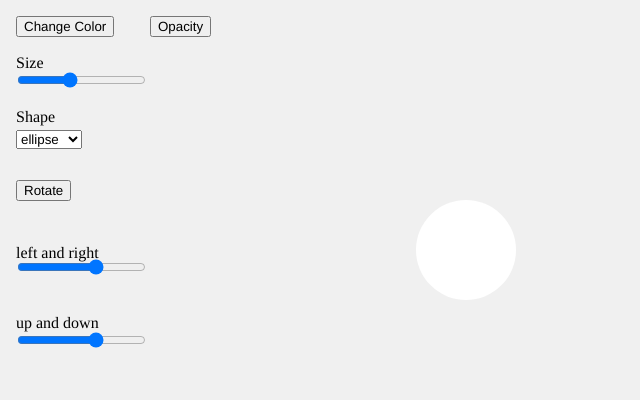
Frame 1 (no input)
Frame 60 (no input): identical to frame 1, image omitted
Frame 120 (the mouse pressed at the canvas centre since frame 60): identical to frame 1, image omitted

The p5.js sketch that drew this single still picture (run headless with seeded random() and noise() and a simulated clock; from frame 60 on, the mouse is pressed at the canvas centre):

// p5.js sketch
// ── sketch.js
let colorBtn, sizeSlider, shapeSelect, opacityBtn, rotateBtn;
let shapeAlpha,shapeRotation;

let r = 255;
let g = 255;
let b = 255;
let angle = 0;

function setup() {
  createCanvas(640, 400);
  noStroke();
  textFont("Helvetica, Arial, sans-serif");
  angleMode(DEGREES);

  // starting color
  shapeColor = color(random(255), random(255), random(255));

  // Button: change color
  colorBtn = createButton("Change Color");
  colorBtn.position(16, 16);
  colorBtn.mousePressed(randomShapeColor);

  opacityBtn = createButton("Opacity");
  opacityBtn.position(150, 16);
  opacityBtn.mousePressed(randomOpacity);
  
  rotateBtn = createButton("Rotate");
  rotateBtn.position(16, 180);
  rotateBtn.mousePressed(rotateShape);

  // Slider: controls size
  createP("Size").position(0, 50).style("margin", "4px 0 0 16px");
  sizeSlider = createSlider(20, 220, 100, 1);
  sizeSlider.position(15, 70);

  // Dropdown: choose shape
  createP("Shape").position(0, 100).style("margin", "8px 0 0 16px");
  shapeSelect = createSelect();
  shapeSelect.position(16, 130);
  shapeSelect.option("ellipse");
  shapeSelect.option("rect");
  shapeSelect.option("triangle");
  
  
  createP("left and right").position(0, 240).style("margin", "4px 0 0 16px");
  WtranslationSlider = createSlider(-200, 200, 50, 1);
  WtranslationSlider.position(15, 257);
  
    
  createP("up and down").position(0, 310).style("margin", "4px 0 0 16px");
  HtranslationSlider = createSlider(-200, 200, 50, 1);
  HtranslationSlider.position(15, 330);

}

function draw() {
  background(240);

  push();
  
  translate(width * 0.65, height * 0.5);
  let W = WtranslationSlider.value();
  let H = HtranslationSlider.value();

  let s = sizeSlider.value();
  

  fill(r,g,b , shapeAlpha);
  
  // draw chosen shape
  let choice = shapeSelect.value();
  if (choice === "ellipse") {
    push();
    rotate(angle);
    ellipse(W, H, s, s);
    pop();
  } else if (choice === "rect") {
    push();
    rotate(angle);
    rectMode(CENTER);
    rect(W, H, s, s);
    pop();
  } else if (choice === "triangle") {
    push();
    rotate(angle);
    translate(W, H);
    triangle(-s * 0.6, s * 0.5, 0, -s * 0.6, s * 0.6, s * 0.5);
    pop();
  }
  pop();
}
function randomShapeColor() {
  r = random(0, 255);
  g = random(0, 255);
  b = random(0, 255);

}

function randomOpacity() {
  shapeAlpha = random(0,255);
  
  console.log(shapeAlpha);
}

function rotateShape() {
   angle += 30; // add 20 degrees each click
  if (angle >= 360) angle = 0;
}
